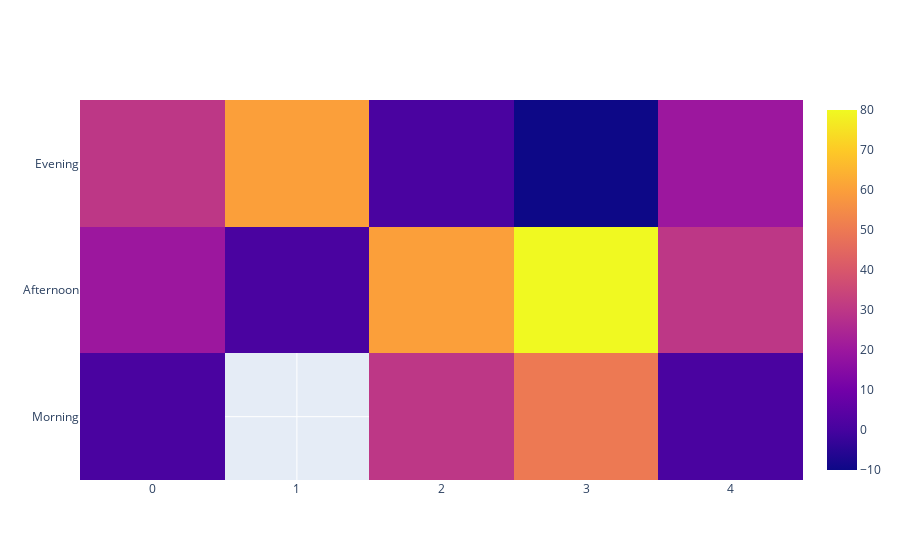

The cell this chart's notebook holds for it:
### Code cell
import plotly.graph_objects as go

fig = go.Figure(data=go.Heatmap(
                   z=[[1, None, 30, 50, 1], [20, 1, 60, 80, 30], [30, 60, 1, -10, 20]],
                   x=[f'{s}' for s in df_tmp['client lr'].unique()],#['Monday', 'Tuesday', 'Wednesday', 'Thursday', 'Friday'],
    xtype='scaled',
                   y=['Morning', 'Afternoon', 'Evening'],
                   hoverongaps = False))
fig.show()

### Figure 1 — Plotly figure (JSON) as saved in the notebook; plotly's stock layout.template omitted (floating-point values rounded to 4 significant figures)
{"data": [{"hoverongaps": false, "type": "heatmap", "x": ["0.0001", "0.001", "0.01", "0.1", "1.0"], "xtype": "scaled", "y": ["Morning", "Afternoon", "Evening"], "z": [[1, null, 30, 50, 1], [20, 1, 60, 80, 30], [30, 60, 1, -10, 20]]}], "layout": {"autosize": true, "xaxis": {"autorange": true, "range": [-0.5, 4.5], "type": "linear"}, "yaxis": {"autorange": true, "range": [-0.5, 2.5], "type": "category"}}}
